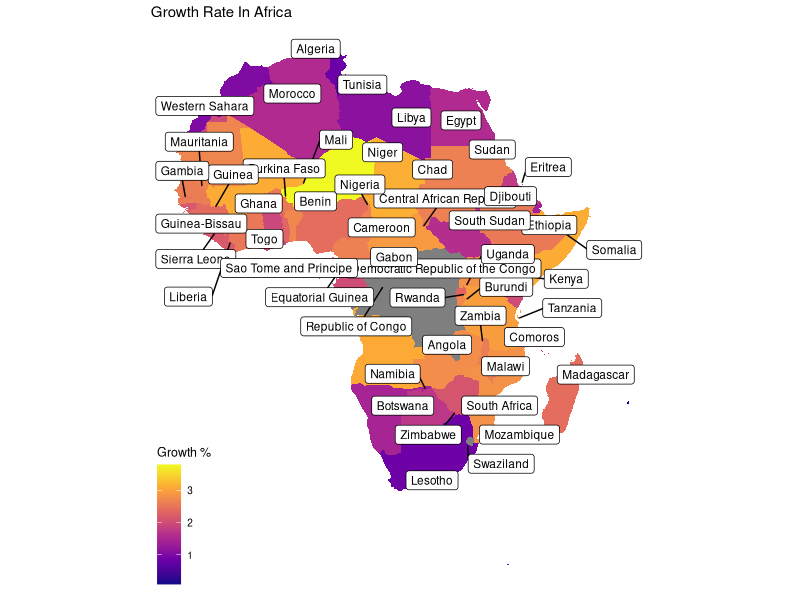
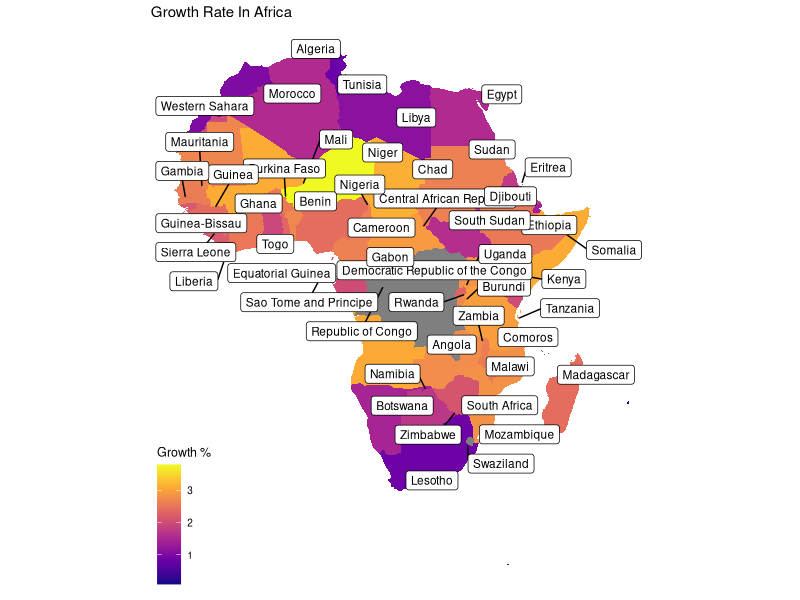

Write R code to recreate these figures, in order.
# Load the necessary libraries
library(dplyr)
library(ggplot2)
library(tidyverse)
library(ggrepel)
library(ggthemes)

# Import the world_population.csv dataset
world_population <- read.csv("world_population_data.csv")

# Remove '%' from growth_rate column
world_population <- world_population %>%
    mutate(growth_rate = as.numeric(sub("%", "", growth_rate)))

# Create dataframe for world coordinates using map_data
world_coordinates <- map_data("world")

# Filter data for African countries
africa_map <- subset(world_coordinates, region %in% c(
    "Algeria", "Angola", "Benin", "Botswana", "Burkina Faso", "Burundi",
    "Cabo Verde", "Cameroon", "Central African Republic", "Chad", "Comoros",
    "Democratic Republic of the Congo", "Djibouti", "Egypt", "Equatorial Guinea",
    "Eritrea", "Eswatini", "Ethiopia", "Gabon", "Gambia", "Ghana", "Guinea",
    "Guinea-Bissau", "Ivory Coast", "Kenya", "Lesotho", "Liberia", "Libya",
    "Madagascar", "Malawi", "Mali", "Mauritania", "Mauritius", "Morocco",
    "Mozambique", "Namibia", "Niger", "Nigeria", "Republic of Congo", "Rwanda", "Sao Tome and Principe",
    "Senegal", "Seychelles", "Sierra Leone", "Somalia", "South Africa", "South Sudan",
    "Sudan", "Swaziland", "Tanzania", "Togo", "Tunisia", "Uganda", "Western Sahara", "Zambia", "Zimbabwe"
)) %>%
    left_join(world_population, by = c("region" = "country"))

# Create label data for Africa
label_data <- africa_map %>%
    group_by(region) %>%
    filter(row_number() == 20)

# Create a geom_polygon plot using ggplot2
print(ggplot(africa_map) +
    geom_polygon(aes(long, lat, group = group, fill = growth_rate)) +
    coord_quickmap() +
    scale_fill_viridis_c(option = "plasma") +

    # Add labels to the plot
    labs(fill = "Growth %") +
    ggtitle("Growth Rate In Africa") +

    # Use geom_label_repel for Africa labels
    geom_label_repel(
        data = label_data, aes(x = long, y = lat, label = region),
        size = 3
    ) +

    # Tweak display of theme
    theme_map())

# Save the plot as a PNG file
ggsave("africa_plot.png", dpi = 300)
